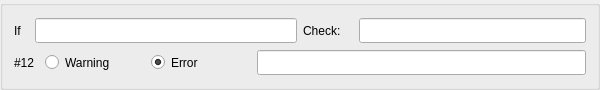
         <widget class="QGroupBox" name="groupBox_ch15">
          <property name="sizePolicy">
           <sizepolicy hsizetype="MinimumExpanding" vsizetype="Fixed">
            <horstretch>0</horstretch>
            <verstretch>0</verstretch>
           </sizepolicy>
          </property>
          <property name="minimumSize">
           <size>
            <width>600</width>
            <height>90</height>
           </size>
          </property>
          <property name="maximumSize">
           <size>
            <width>16777215</width>
            <height>90</height>
           </size>
          </property>
          <property name="title">
           <string/>
          </property>
          <layout class="QHBoxLayout" name="horizontalLayout_383">
           <item>
            <layout class="QVBoxLayout" name="verticalLayout_102">
             <item>
              <layout class="QHBoxLayout" name="horizontalLayout_384">
               <item>
                <layout class="QHBoxLayout" name="horizontalLayout_385">
                 <item>
                  <widget class="QLabel" name="label_417">
                   <property name="sizePolicy">
                    <sizepolicy hsizetype="Fixed" vsizetype="Fixed">
                     <horstretch>0</horstretch>
                     <verstretch>0</verstretch>
                    </sizepolicy>
                   </property>
                   <property name="minimumSize">
                    <size>
                     <width>15</width>
                     <height>25</height>
                    </size>
                   </property>
                   <property name="text">
                    <string>If</string>
                   </property>
                  </widget>
                 </item>
                 <item>
                  <widget class="QLineEdit" name="check_if_12">
                   <property name="sizePolicy">
                    <sizepolicy hsizetype="MinimumExpanding" vsizetype="Fixed">
                     <horstretch>0</horstretch>
                     <verstretch>0</verstretch>
                    </sizepolicy>
                   </property>
                   <property name="minimumSize">
                    <size>
                     <width>160</width>
                     <height>25</height>
                    </size>
                   </property>
                  </widget>
                 </item>
                </layout>
               </item>
               <item>
                <layout class="QHBoxLayout" name="horizontalLayout_386">
                 <item>
                  <widget class="QLabel" name="label_418">
                   <property name="sizePolicy">
                    <sizepolicy hsizetype="Fixed" vsizetype="Fixed">
                     <horstretch>0</horstretch>
                     <verstretch>0</verstretch>
                    </sizepolicy>
                   </property>
                   <property name="minimumSize">
                    <size>
                     <width>50</width>
                     <height>25</height>
                    </size>
                   </property>
                   <property name="text">
                    <string>Check:</string>
                   </property>
                  </widget>
                 </item>
                 <item>
                  <widget class="QLineEdit" name="check_check_12">
                   <property name="sizePolicy">
                    <sizepolicy hsizetype="MinimumExpanding" vsizetype="Fixed">
                     <horstretch>0</horstretch>
                     <verstretch>0</verstretch>
                    </sizepolicy>
                   </property>
                   <property name="minimumSize">
                    <size>
                     <width>160</width>
                     <height>25</height>
                    </size>
                   </property>
                  </widget>
                 </item>
                </layout>
               </item>
              </layout>
             </item>
             <item>
              <layout class="QHBoxLayout" name="horizontalLayout_387">
               <item>
                <widget class="QLabel" name="label_419">
                 <property name="sizePolicy">
                  <sizepolicy hsizetype="Fixed" vsizetype="Fixed">
                   <horstretch>0</horstretch>
                   <verstretch>0</verstretch>
                  </sizepolicy>
                 </property>
                 <property name="minimumSize">
                  <size>
                   <width>25</width>
                   <height>25</height>
                  </size>
                 </property>
                 <property name="maximumSize">
                  <size>
                   <width>25</width>
                   <height>25</height>
                  </size>
                 </property>
                 <property name="text">
                  <string>#12</string>
                 </property>
                </widget>
               </item>
               <item>
                <layout class="QHBoxLayout" name="horizontalLayout_388">
                 <item>
                  <widget class="QRadioButton" name="check_warning_12">
                   <property name="minimumSize">
                    <size>
                     <width>100</width>
                     <height>25</height>
                    </size>
                   </property>
                   <property name="text">
                    <string>Warning</string>
                   </property>
                  </widget>
                 </item>
                 <item>
                  <widget class="QRadioButton" name="check_error_12">
                   <property name="minimumSize">
                    <size>
                     <width>100</width>
                     <height>25</height>
                    </size>
                   </property>
                   <property name="text">
                    <string>Error</string>
                   </property>
                   <property name="checked">
                    <bool>true</bool>
                   </property>
                  </widget>
                 </item>
                </layout>
               </item>
               <item>
                <widget class="QLineEdit" name="check_message_12">
                 <property name="sizePolicy">
                  <sizepolicy hsizetype="MinimumExpanding" vsizetype="Fixed">
                   <horstretch>0</horstretch>
                   <verstretch>0</verstretch>
                  </sizepolicy>
                 </property>
                 <property name="minimumSize">
                  <size>
                   <width>170</width>
                   <height>25</height>
                  </size>
                 </property>
                </widget>
               </item>
              </layout>
             </item>
            </layout>
           </item>
          </layout>
         </widget>
